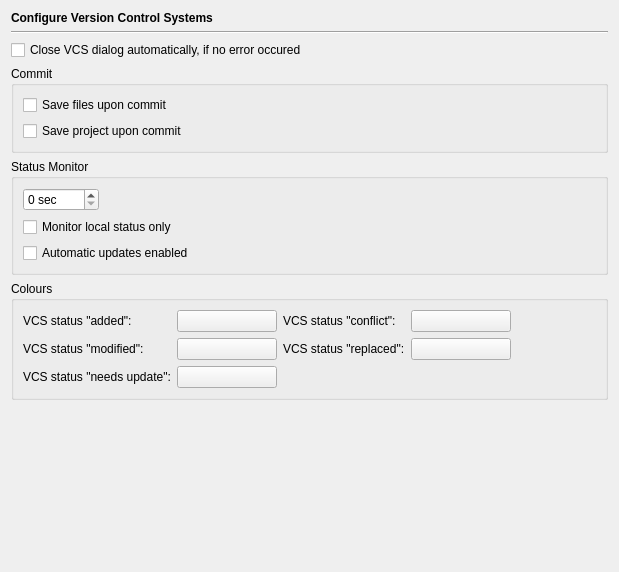
<?xml version="1.0" encoding="UTF-8"?>
<ui version="4.0">
 <class>VcsPage</class>
 <widget class="QWidget" name="VcsPage">
  <property name="geometry">
   <rect>
    <x>0</x>
    <y>0</y>
    <width>619</width>
    <height>572</height>
   </rect>
  </property>
  <layout class="QVBoxLayout" name="verticalLayout">
   <item>
    <widget class="QLabel" name="headerLabel">
     <property name="text">
      <string>&lt;b&gt;Configure Version Control Systems&lt;/b&gt;</string>
     </property>
    </widget>
   </item>
   <item>
    <widget class="Line" name="line9_3_2_2">
     <property name="frameShape">
      <enum>QFrame::HLine</enum>
     </property>
     <property name="frameShadow">
      <enum>QFrame::Sunken</enum>
     </property>
     <property name="orientation">
      <enum>Qt::Horizontal</enum>
     </property>
    </widget>
   </item>
   <item>
    <widget class="QCheckBox" name="vcsAutoCloseCheckBox">
     <property name="text">
      <string>Close VCS dialog automatically, if no error occured</string>
     </property>
    </widget>
   </item>
   <item>
    <widget class="QGroupBox" name="groupBox">
     <property name="title">
      <string>Commit</string>
     </property>
     <layout class="QVBoxLayout">
      <item>
       <widget class="QCheckBox" name="vcsAutoSaveCheckBox">
        <property name="toolTip">
         <string>Select, if files should be saved before a commit</string>
        </property>
        <property name="text">
         <string>Save files upon commit</string>
        </property>
       </widget>
      </item>
      <item>
       <widget class="QCheckBox" name="vcsAutoSaveProjectCheckBox">
        <property name="toolTip">
         <string>Select, if project should be saved before a commit</string>
        </property>
        <property name="text">
         <string>Save project upon commit</string>
        </property>
       </widget>
      </item>
     </layout>
    </widget>
   </item>
   <item>
    <widget class="QGroupBox" name="groupBox_2">
     <property name="title">
      <string>Status Monitor</string>
     </property>
     <layout class="QGridLayout" name="gridLayout_2">
      <item row="0" column="0">
       <widget class="QSpinBox" name="vcsStatusMonitorIntervalSpinBox">
        <property name="toolTip">
         <string>Select the interval in seconds for VCS status updates (0 to disable)</string>
        </property>
        <property name="suffix">
         <string> sec</string>
        </property>
        <property name="maximum">
         <number>3600</number>
        </property>
       </widget>
      </item>
      <item row="0" column="1">
       <spacer>
        <property name="orientation">
         <enum>Qt::Horizontal</enum>
        </property>
        <property name="sizeHint" stdset="0">
         <size>
          <width>40</width>
          <height>20</height>
         </size>
        </property>
       </spacer>
      </item>
      <item row="1" column="0" colspan="2">
       <widget class="QCheckBox" name="vcsMonitorLocalStatusCheckBox">
        <property name="toolTip">
         <string>Select to monitor local status only (if supported by VCS)</string>
        </property>
        <property name="text">
         <string>Monitor local status only</string>
        </property>
       </widget>
      </item>
      <item row="2" column="0" colspan="2">
       <widget class="QCheckBox" name="autoUpdateCheckBox">
        <property name="toolTip">
         <string>Select to enable automatic updates</string>
        </property>
        <property name="text">
         <string>Automatic updates enabled</string>
        </property>
       </widget>
      </item>
     </layout>
    </widget>
   </item>
   <item>
    <widget class="QGroupBox" name="groupBox_3">
     <property name="title">
      <string>Colours</string>
     </property>
     <layout class="QGridLayout" name="gridLayout">
      <item row="0" column="0">
       <widget class="QLabel" name="label_4">
        <property name="text">
         <string>VCS status &quot;added&quot;:</string>
        </property>
       </widget>
      </item>
      <item row="0" column="1">
       <widget class="QPushButton" name="pbVcsAddedButton">
        <property name="minimumSize">
         <size>
          <width>100</width>
          <height>0</height>
         </size>
        </property>
        <property name="toolTip">
         <string>Select the background colour for entries with VCS status &quot;added&quot;.</string>
        </property>
        <property name="text">
         <string/>
        </property>
       </widget>
      </item>
      <item row="0" column="2">
       <widget class="QLabel" name="label_5">
        <property name="text">
         <string>VCS status &quot;conflict&quot;:</string>
        </property>
       </widget>
      </item>
      <item row="0" column="3">
       <widget class="QPushButton" name="pbVcsConflictButton">
        <property name="minimumSize">
         <size>
          <width>100</width>
          <height>0</height>
         </size>
        </property>
        <property name="toolTip">
         <string>Select the background colour for entries with VCS status &quot;conflict&quot;.</string>
        </property>
        <property name="text">
         <string/>
        </property>
       </widget>
      </item>
      <item row="0" column="4">
       <spacer>
        <property name="orientation">
         <enum>Qt::Horizontal</enum>
        </property>
        <property name="sizeHint" stdset="0">
         <size>
          <width>40</width>
          <height>20</height>
         </size>
        </property>
       </spacer>
      </item>
      <item row="1" column="0">
       <widget class="QLabel" name="label_2">
        <property name="text">
         <string>VCS status &quot;modified&quot;:</string>
        </property>
       </widget>
      </item>
      <item row="1" column="1">
       <widget class="QPushButton" name="pbVcsModifiedButton">
        <property name="minimumSize">
         <size>
          <width>100</width>
          <height>0</height>
         </size>
        </property>
        <property name="toolTip">
         <string>Select the background colour for entries with VCS status &quot;modified&quot;.</string>
        </property>
        <property name="text">
         <string/>
        </property>
       </widget>
      </item>
      <item row="1" column="2">
       <widget class="QLabel" name="label_6">
        <property name="text">
         <string>VCS status &quot;replaced&quot;:</string>
        </property>
       </widget>
      </item>
      <item row="1" column="3">
       <widget class="QPushButton" name="pbVcsReplacedButton">
        <property name="minimumSize">
         <size>
          <width>100</width>
          <height>0</height>
         </size>
        </property>
        <property name="toolTip">
         <string>Select the background colour for entries with VCS status &quot;replaced&quot;.</string>
        </property>
        <property name="text">
         <string/>
        </property>
       </widget>
      </item>
      <item row="2" column="0">
       <widget class="QLabel" name="label_3">
        <property name="text">
         <string>VCS status &quot;needs update&quot;:</string>
        </property>
       </widget>
      </item>
      <item row="2" column="1">
       <widget class="QPushButton" name="pbVcsUpdateButton">
        <property name="minimumSize">
         <size>
          <width>100</width>
          <height>0</height>
         </size>
        </property>
        <property name="toolTip">
         <string>Select the background colour for entries with VCS status &quot;needs update&quot;.</string>
        </property>
        <property name="text">
         <string/>
        </property>
       </widget>
      </item>
     </layout>
    </widget>
   </item>
   <item>
    <spacer>
     <property name="orientation">
      <enum>Qt::Vertical</enum>
     </property>
     <property name="sizeHint" stdset="0">
      <size>
       <width>512</width>
       <height>81</height>
      </size>
     </property>
    </spacer>
   </item>
  </layout>
 </widget>
 <tabstops>
  <tabstop>vcsAutoCloseCheckBox</tabstop>
  <tabstop>vcsAutoSaveCheckBox</tabstop>
  <tabstop>vcsAutoSaveProjectCheckBox</tabstop>
  <tabstop>vcsStatusMonitorIntervalSpinBox</tabstop>
  <tabstop>vcsMonitorLocalStatusCheckBox</tabstop>
  <tabstop>autoUpdateCheckBox</tabstop>
  <tabstop>pbVcsAddedButton</tabstop>
  <tabstop>pbVcsModifiedButton</tabstop>
  <tabstop>pbVcsUpdateButton</tabstop>
  <tabstop>pbVcsConflictButton</tabstop>
  <tabstop>pbVcsReplacedButton</tabstop>
 </tabstops>
 <resources/>
 <connections/>
</ui>
